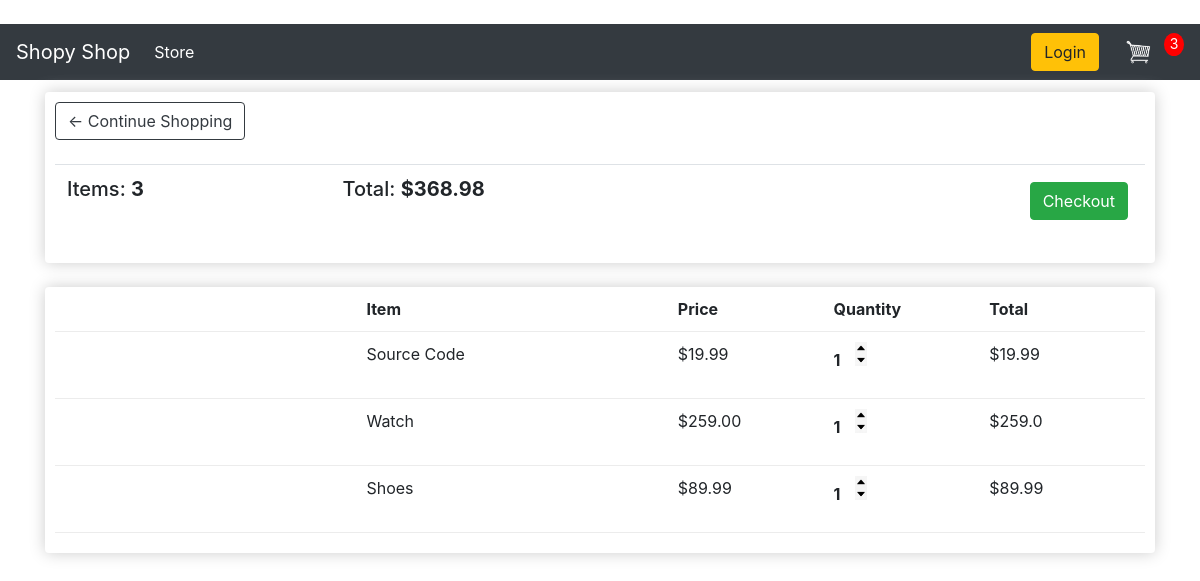
/cart/ (signed in), run on an earlier commit of the app's database.
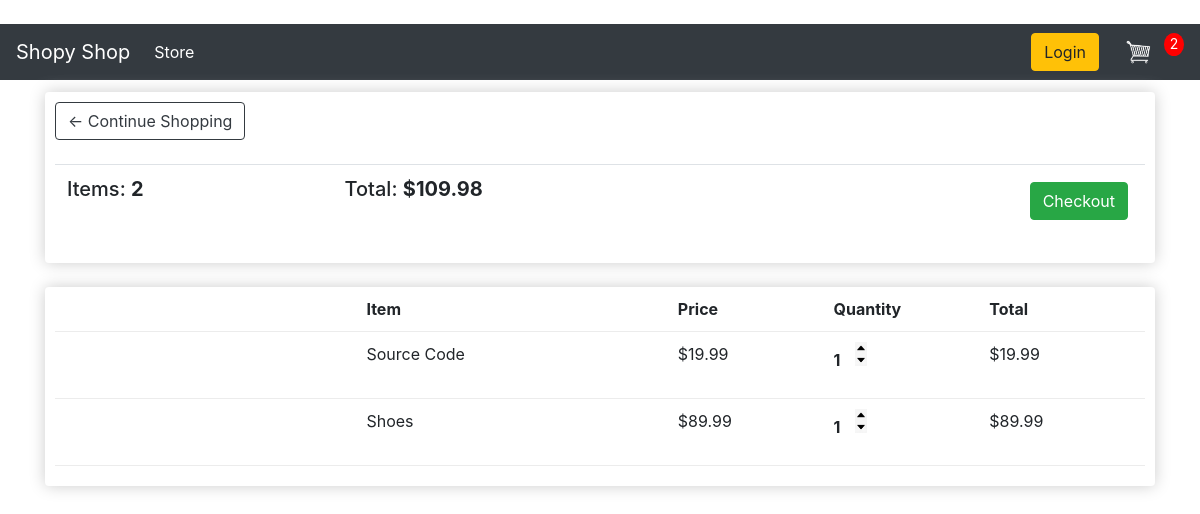
And on a later commit of the database.
### store/models.py (models this page shows, shortened)
class Order(models.Model):
    customer = models.ForeignKey(Customer , on_delete=models.SET_NULL , blank=True , null=True)
    date_ordered = models.DateTimeField(auto_now_add=True)
    complete = models.BooleanField(default=False , null=True)
    transaction_id = models.CharField(max_length=200 , null=True)
    @property
    def get_cart_total(self):
        orderitems = self.orderitem_set.all()
        total = sum([item.get_total for item in orderitems])
        return total
    @property
    def get_cart_items(self):
        orderitems = self.orderitem_set.all()
        total = sum([item.quanity for item in orderitems])
        return total

class OrderItem(models.Model):
    product = models.ForeignKey(Product , on_delete=models.SET_NULL , null=True)
    order = models.ForeignKey(Order , on_delete=models.SET_NULL , null=True)
    quanity = models.IntegerField(default=0 , null=True , blank=True)
    date_added = models.DateTimeField(auto_now_add=True)
    @property
    def get_total(self):
        total = self.product.price * self.quanity
        return total

class Product(models.Model):
    name = models.CharField(max_length=200 , null=True)
    price = models.FloatField()
    digital = models.BooleanField(default=False , null=True , blank=False)
    image = CloudinaryField('images/' , default='')
    @property
    def imageURL(self):
        try:
            url = self.image.url
        except:
            url = ''
        return url

### store/views.py (the view)
# urls.py: path('cart/' , views.cart , name="cart"),
def cart(request):
    if request.user.is_authenticated:
        customer = request.user.customer
        order ,  created = Order.objects.get_or_create(customer = customer , complete=False)
        items = order.orderitem_set.all()
        cartItems = order.get_cart_items
    else:
        items=[]
        order = {'get_cart_total': 0 , 'get_cart_items':0 , 'shipping':False }
        cartItems = order['get_cart_items']
    message = "This is the cart page"
    context = {'items':items , "order":order , 'cartItems':cartItems}
    return render (request , 'store/cart.html' , context)

### store/templates/store/cart.html (shortened to what this page needs)
{% extends 'store/main.html' %}
{% load static %}
{% block content %}
<div class="row">
    <div class="col-lg-12">
        <div class="box-element">
            <a class="btn btn-outline-dark" href="{% url 'store' %}"> &#x2190; Continue Shopping </a>
            <br>
            <br>
            <table class="table">
                <tr>
                    <th>
                        <h5>Items: <strong> {{order.get_cart_items}} </strong></h5>
                    </th>
                    <th>
                        <h5>Total: <strong> ${{order.get_cart_total|floatformat:2}} </strong></h5>
                    </th>
                    <th>
                        <a style="float: right; margin: 5px;" class="btn btn-success" href="{% url 'checkout' %}">
                            Checkout </a>
                    </th>
                </tr>
            </table>
        </div>
        <br>
        <div class="box-element">
            <div class="cart-row">
                <div style="flex: 2;"></div>
                <div style="flex: 2;"><strong>Item</strong></div>
                <div style="flex: 1;"><strong>Price</strong></div>
                <div style="flex: 1;"><strong>Quantity</strong></div>
                <div style="flex: 1;"><strong>Total</strong></div>
            </div>
            {% for item in items  %}
            <div class="cart-row">
                <div style="flex: 2;">
                </div>
                <div style="flex: 2;"> {{item.product.name}} </div>
                <div style="flex: 1;"> ${{item.product.price|floatformat:2}}</div>
                <div style="flex: 1;">
                    <p class="quantity">{{item.quanity}}</p>
                    <div class="quantity">
                        <img data-product="{{item.product.id}}" data-action="add" class="change-quantity update-cart" src="{% static 'images/aroww-up.png' %}" alt="">
                        <img data-product="{{item.product.id}}" data-action="remove" class="change-quantity update-cart" src="{% static 'images/arroww-down.png' %}" alt="">
                    </div>
                </div>
                <div style="flex: 1;"> ${{item.get_total}} </div>
            </div>
            {% endfor %}
        </div>
    </div>
</div>
{% endblock content %}

### store/templates/store/main.html (shortened to what this page needs)
<!DOCTYPE html>
{% load static %}
<html lang="en">
<head>
    <link rel="stylesheet" type="text/css" href="{% static 'css/main.css' %}">
    <link rel="stylesheet" href="https://cdn.jsdelivr.net/npm/bootstrap@4.3.1/dist/css/bootstrap.min.css"
>
</head>
<body>
    <nav class="navbar navbar-expand-lg navbar-dark bg-dark" style="margin-bottom: 1%;">
        <a class="navbar-brand" href="{% url 'store' %}">Shopy Shop</a>
        <div class="collapse navbar-collapse" id="navbarSupportedContent">
            <ul class="navbar-nav mr-auto">
                <li class="nav-item active">
                    <a class="nav-link" href="{% url 'store' %}"> Store <span class="sr-only">(current)</span></a>
                </li>
            </ul>
            <div class="form-inline my-2 my-lg-0">
                <a href="#" class="btn btn-warning"> Login </a>
                <a href="{% url 'cart' %}">
                    <img id="cart-icon" src="{% static 'images/cart.png' %}" alt="">
                </a>
                <p id="cart-total"> {{cartItems}}</p>
            </div>
        </div>
    </nav>
    <div class="container">
        {% block content %}
        {% endblock content %}
    </div>
</body>
</html>

### static/css/main.css (style rules this page uses)
.bg-dark { background-color: #4f868c!important; }
#cart-icon { width: 50px; display: inline-block; margin-left: 15px; }
body { padding-top: 2%; }
#cart-total { display: block; text-align: center; color: #fff; background-color: red; width: 20px; height: 23px; border-radius: 50%; font-size: 14px; }
.box-element { box-shadow: hsl(0, 0%, 80%) 0 0 16px; background-color: #fff; border-radius: 4px; padding: 10px; }
.cart-row { display: flex; align-items: flex-stretch; padding-bottom: 10px; margin-bottom: 10px; border-bottom: 1px solid #ececec; }
.quantity { display: inline-block; font-weight: 700; padding-right: 10px; }
.change-quantity { width: 12px; cursor: pointer; display: block; }

What changed in the data, as far as the page shows it:
removed OrderItem: product.name "Watch", product.price "259.00", quanity "1", get_total "259.0"
computed for Order: get_cart_items "3" → "2"; get_cart_total "368.98" → "109.98"
Also different on the page:
{{ cartItems }}: "3" → "2"
